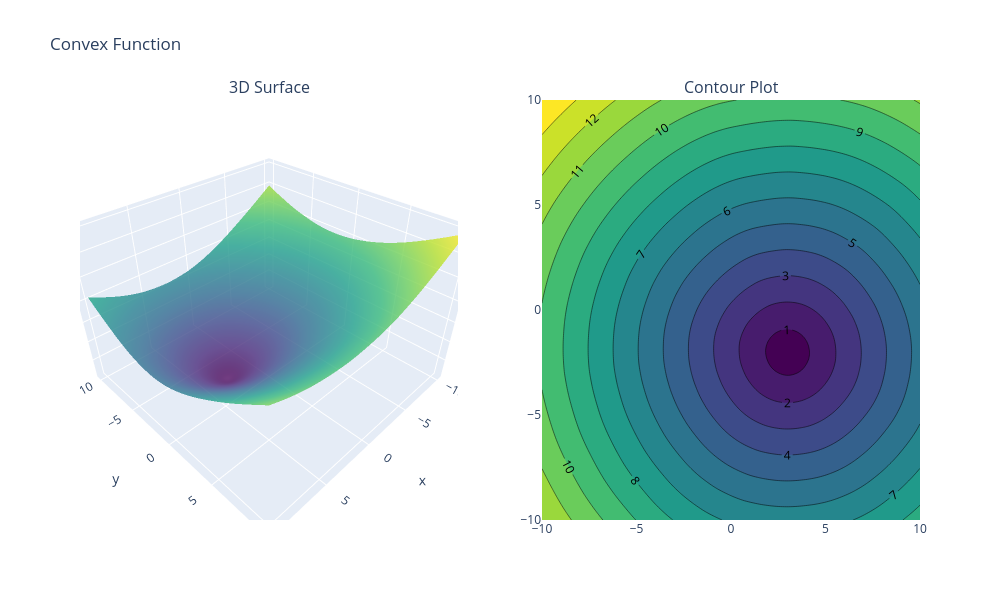
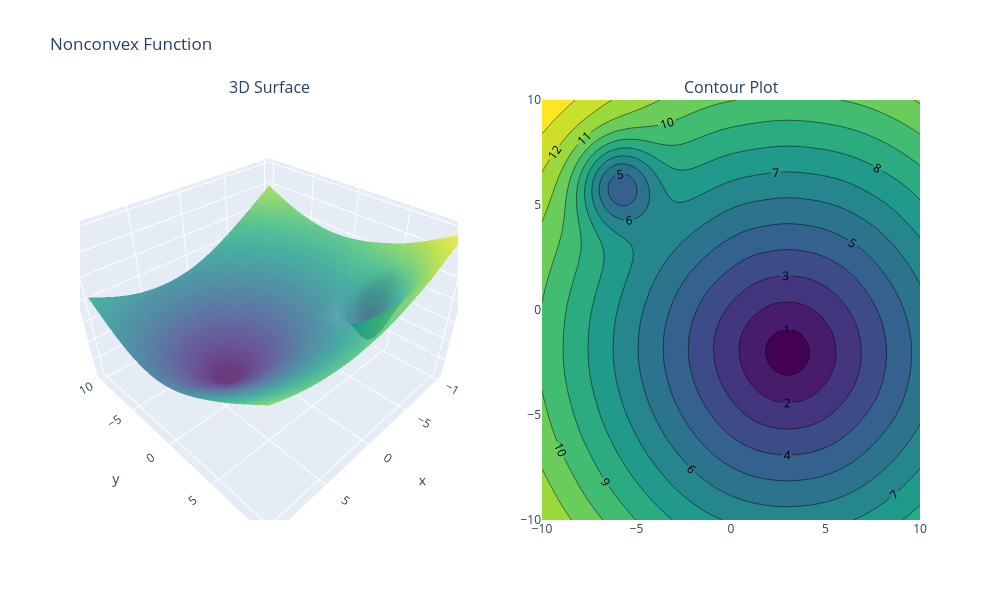

These figures' notebook cell, in order:
### Markdown cell above
In reality, we often don't know the relationship between our `X` and `y` values. One way to estimate $\theta_1$ and $\theta_2$ is by fitting a linear model with $p=2$ and no intercept, where loss is defined by some objective function. To fit the model, we can use gradient descent to identify the values of $\hat{\theta}_1$ and $\hat{\theta}_2$ that minimize the objective function.

In this question we will use 2 objective functions:

1. A **convex objective function** that has one global minimum at $[3, -2]$ for our `X` and `y` data.
2. A **nonconvex objective function** that has both a global minimum at $[3, -2]$ and a local minimum elsewhere for `X` and `y` data.

Run the following cell to visualize both functions in an interactive 3D plot and a contour plot.

### Code cell
# RUN THIS CELL, but
# DO NOT EDIT THIS CELL
plot_function("Convex Function", X, y, convex = True)
plot_function("Nonconvex Function", X, y, convex = False)

### Figure 1 — Plotly figure (JSON) as saved in the notebook; plotly's stock layout.template omitted (floating-point values rounded to 4 significant figures; data arrays with more than 128 entries replaced by an {"elided": "..."} marker saying what was removed)
{"data": [{"colorscale": [[0, "#440154"], [0.1111, "#482878"], [0.2222, "#3e4989"], [0.3333, "#31688e"], [0.4444, "#26828e"], [0.5556, "#1f9e89"], [0.6667, "#35b779"], [0.7778, "#6ece58"], [0.8889, "#b5de2b"], [1, "#fde725"]], "opacity": 0.8, "scene": "scene", "showscale": false, "type": "surface", "x": {"elided": "100x100 float values"}, "y": {"elided": "100x100 float values"}, "z": {"elided": "100x100 float values"}}, {"colorscale": [[0, "#440154"], [0.1111, "#482878"], [0.2222, "#3e4989"], [0.3333, "#31688e"], [0.4444, "#26828e"], [0.5556, "#1f9e89"], [0.6667, "#35b779"], [0.7778, "#6ece58"], [0.8889, "#b5de2b"], [1, "#fde725"]], "contours": {"showlabels": true}, "line": {"smoothing": 0.85}, "showscale": false, "type": "contour", "x": [-10.0, -9.798, -9.596, -9.394, -9.192, -8.99, -8.788, -8.586, -8.384, -8.182, -7.98, -7.778, -7.576, -7.374, -7.172, -6.97, -6.768, -6.566, -6.364, -6.162, -5.96, -5.758, -5.556, -5.354, -5.152, -4.949, -4.747, -4.545, -4.343, -4.141, -3.939, -3.737, -3.535, -3.333, -3.131, -2.929, -2.727, -2.525, -2.323, -2.121, -1.919, -1.717, -1.515, -1.313, -1.111, -0.9091, -0.7071, -0.5051, -0.303, -0.101, 0.101, 0.303, 0.5051, 0.7071, 0.9091, 1.111, 1.313, 1.515, 1.717, 1.919, 2.121, 2.323, 2.525, 2.727, 2.929, 3.131, 3.333, 3.535, 3.737, 3.939, 4.141, 4.343, 4.545, 4.747, 4.949, 5.152, 5.354, 5.556, 5.758, 5.96, 6.162, 6.364, 6.566, 6.768, 6.97, 7.172, 7.374, 7.576, 7.778, 7.98, 8.182, 8.384, 8.586, 8.788, 8.99, 9.192, 9.394, 9.596, 9.798, 10.0], "xaxis": "x", "y": [-10.0, -9.798, -9.596, -9.394, -9.192, -8.99, -8.788, -8.586, -8.384, -8.182, -7.98, -7.778, -7.576, -7.374, -7.172, -6.97, -6.768, -6.566, -6.364, -6.162, -5.96, -5.758, -5.556, -5.354, -5.152, -4.949, -4.747, -4.545, -4.343, -4.141, -3.939, -3.737, -3.535, -3.333, -3.131, -2.929, -2.727, -2.525, -2.323, -2.121, -1.919, -1.717, -1.515, -1.313, -1.111, -0.9091, -0.7071, -0.5051, -0.303, -0.101, 0.101, 0.303, 0.5051, 0.7071, 0.9091, 1.111, 1.313, 1.515, 1.717, 1.919, 2.121, 2.323, 2.525, 2.727, 2.929, 3.131, 3.333, 3.535, 3.737, 3.939, 4.141, 4.343, 4.545, 4.747, 4.949, 5.152, 5.354, 5.556, 5.758, 5.96, 6.162, 6.364, 6.566, 6.768, 6.97, 7.172, 7.374, 7.576, 7.778, 7.98, 8.182, 8.384, 8.586, 8.788, 8.99, 9.192, 9.394, 9.596, 9.798, 10.0], "yaxis": "y", "z": {"elided": "100x100 float values"}}], "layout": {"annotations": [{"font": {"size": 16}, "showarrow": false, "text": "3D Surface", "x": 0.225, "xanchor": "center", "xref": "paper", "y": 1, "yanchor": "bottom", "yref": "paper"}, {"font": {"size": 16}, "showarrow": false, "text": "Contour Plot", "x": 0.775, "xanchor": "center", "xref": "paper", "y": 1, "yanchor": "bottom", "yref": "paper"}], "height": 600, "scene": {"domain": {"x": [0, 0.45], "y": [0, 1]}}, "title": {"text": "Convex Function"}, "width": 1000, "xaxis": {"anchor": "y", "domain": [0.55, 1]}, "yaxis": {"anchor": "x", "domain": [0, 1]}}}

### Figure 2 — Plotly figure (JSON) as saved in the notebook; plotly's stock layout.template omitted (floating-point values rounded to 4 significant figures; data arrays with more than 128 entries replaced by an {"elided": "..."} marker saying what was removed)
{"data": [{"colorscale": [[0, "#440154"], [0.1111, "#482878"], [0.2222, "#3e4989"], [0.3333, "#31688e"], [0.4444, "#26828e"], [0.5556, "#1f9e89"], [0.6667, "#35b779"], [0.7778, "#6ece58"], [0.8889, "#b5de2b"], [1, "#fde725"]], "opacity": 0.8, "scene": "scene", "showscale": false, "type": "surface", "x": {"elided": "100x100 float values"}, "y": {"elided": "100x100 float values"}, "z": {"elided": "100x100 float values"}}, {"colorscale": [[0, "#440154"], [0.1111, "#482878"], [0.2222, "#3e4989"], [0.3333, "#31688e"], [0.4444, "#26828e"], [0.5556, "#1f9e89"], [0.6667, "#35b779"], [0.7778, "#6ece58"], [0.8889, "#b5de2b"], [1, "#fde725"]], "contours": {"showlabels": true}, "line": {"smoothing": 0.85}, "showscale": false, "type": "contour", "x": [-10.0, -9.798, -9.596, -9.394, -9.192, -8.99, -8.788, -8.586, -8.384, -8.182, -7.98, -7.778, -7.576, -7.374, -7.172, -6.97, -6.768, -6.566, -6.364, -6.162, -5.96, -5.758, -5.556, -5.354, -5.152, -4.949, -4.747, -4.545, -4.343, -4.141, -3.939, -3.737, -3.535, -3.333, -3.131, -2.929, -2.727, -2.525, -2.323, -2.121, -1.919, -1.717, -1.515, -1.313, -1.111, -0.9091, -0.7071, -0.5051, -0.303, -0.101, 0.101, 0.303, 0.5051, 0.7071, 0.9091, 1.111, 1.313, 1.515, 1.717, 1.919, 2.121, 2.323, 2.525, 2.727, 2.929, 3.131, 3.333, 3.535, 3.737, 3.939, 4.141, 4.343, 4.545, 4.747, 4.949, 5.152, 5.354, 5.556, 5.758, 5.96, 6.162, 6.364, 6.566, 6.768, 6.97, 7.172, 7.374, 7.576, 7.778, 7.98, 8.182, 8.384, 8.586, 8.788, 8.99, 9.192, 9.394, 9.596, 9.798, 10.0], "xaxis": "x", "y": [-10.0, -9.798, -9.596, -9.394, -9.192, -8.99, -8.788, -8.586, -8.384, -8.182, -7.98, -7.778, -7.576, -7.374, -7.172, -6.97, -6.768, -6.566, -6.364, -6.162, -5.96, -5.758, -5.556, -5.354, -5.152, -4.949, -4.747, -4.545, -4.343, -4.141, -3.939, -3.737, -3.535, -3.333, -3.131, -2.929, -2.727, -2.525, -2.323, -2.121, -1.919, -1.717, -1.515, -1.313, -1.111, -0.9091, -0.7071, -0.5051, -0.303, -0.101, 0.101, 0.303, 0.5051, 0.7071, 0.9091, 1.111, 1.313, 1.515, 1.717, 1.919, 2.121, 2.323, 2.525, 2.727, 2.929, 3.131, 3.333, 3.535, 3.737, 3.939, 4.141, 4.343, 4.545, 4.747, 4.949, 5.152, 5.354, 5.556, 5.758, 5.96, 6.162, 6.364, 6.566, 6.768, 6.97, 7.172, 7.374, 7.576, 7.778, 7.98, 8.182, 8.384, 8.586, 8.788, 8.99, 9.192, 9.394, 9.596, 9.798, 10.0], "yaxis": "y", "z": {"elided": "100x100 float values"}}], "layout": {"annotations": [{"font": {"size": 16}, "showarrow": false, "text": "3D Surface", "x": 0.225, "xanchor": "center", "xref": "paper", "y": 1, "yanchor": "bottom", "yref": "paper"}, {"font": {"size": 16}, "showarrow": false, "text": "Contour Plot", "x": 0.775, "xanchor": "center", "xref": "paper", "y": 1, "yanchor": "bottom", "yref": "paper"}], "height": 600, "scene": {"domain": {"x": [0, 0.45], "y": [0, 1]}}, "title": {"text": "Nonconvex Function"}, "width": 1000, "xaxis": {"anchor": "y", "domain": [0.55, 1]}, "yaxis": {"anchor": "x", "domain": [0, 1]}}}
